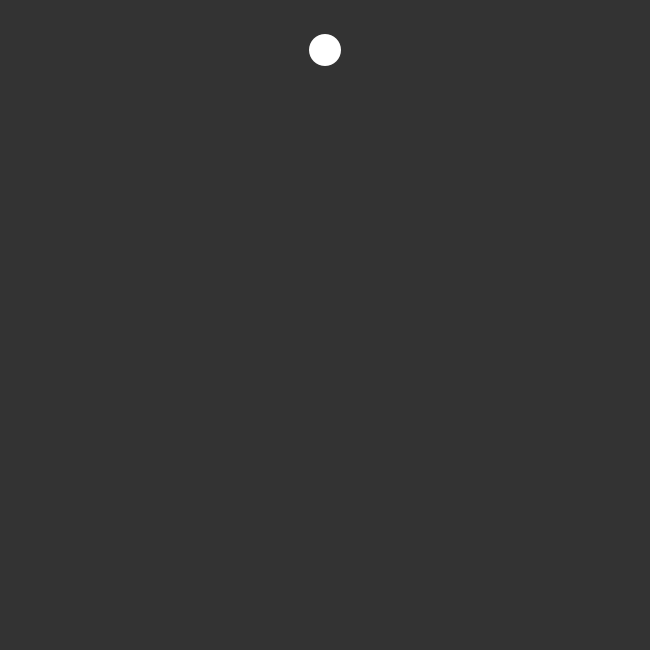
Frame 1 (no input)
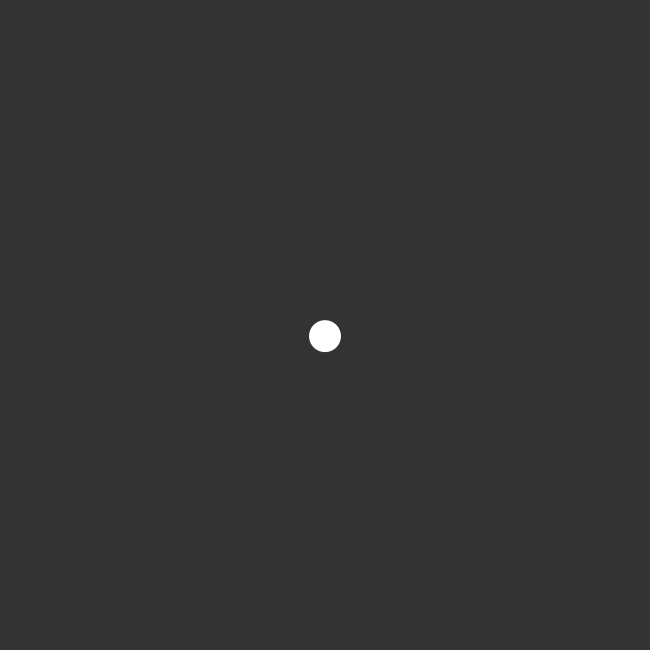
Frame 60 (the mouse pressed at the canvas centre just before this capture)
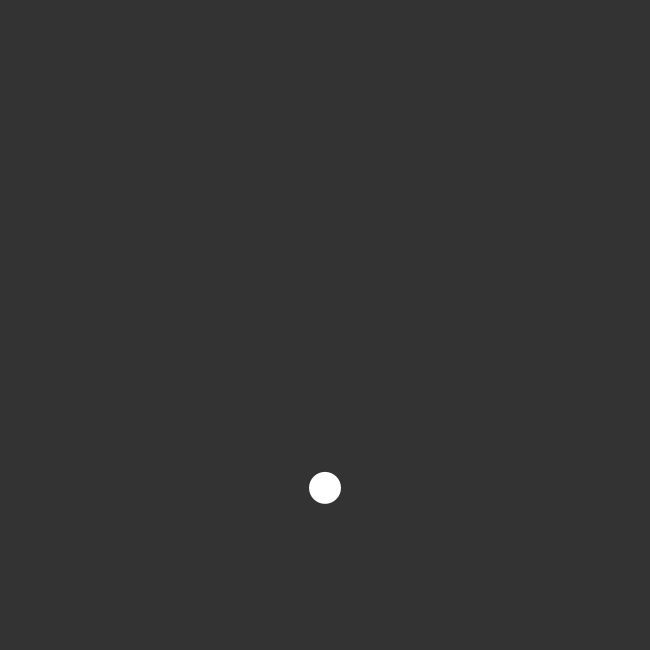
Frame 120 (the mouse held since frame 60 and released just before this capture)

The Processing sketch that drew these frames (run headless with seeded random() and noise(); from frame 60 on, the mouse is pressed at the canvas centre):

// Processing sketch: Gravity
// ── Gravity.pde
Ball b;

void setup() {
  size(650, 650);
  b = new Ball(new PVector(width / 2, 50), 16);
}

void draw() {
  background(51);
  b.render();
  b.update();
  b.applyG();
  b.bounce();
}

// ── Ball.pde
class Ball {
  PVector pos, vel, acc;
  float r;
  Ball(PVector pos, float r) {
    this.pos = pos;
    this.vel = new PVector();
    this.acc = new PVector();
    this.r = r;
  }

  void bounce() {
    if (pos.x > width - r) {
      pos.x = width - r;
      vel.x *= -0.83;
    } else if (pos.x < r) {
      pos.x = r;
      vel.x *= -0.83;
    }

    if (pos.y > height - r) {
      pos.y = height - r;
      vel.y *= -0.83;
    } else if (pos.y < r) {
      pos.y = r;
      vel.y *= -0.83;
    }
  }

  void applyG() {
    PVector g = new PVector(0, 0.7);
    acc.add(g);
  }

  void update() {
    vel.add(acc);
    pos.add(vel);
    acc.mult(0);
  }

  void render() {
    fill(255);
    noStroke();
    ellipse(pos.x, pos.y, r * 2, r * 2);
  }
}
